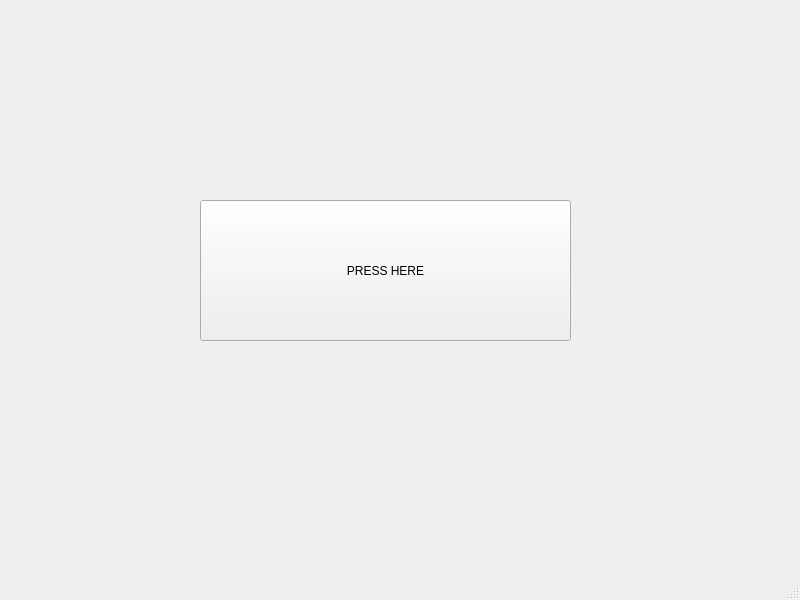
<?xml version="1.0" encoding="UTF-8"?>
<ui version="4.0">
 <class>MainWindow</class>
 <widget class="QMainWindow" name="MainWindow">
  <property name="geometry">
   <rect>
    <x>0</x>
    <y>0</y>
    <width>800</width>
    <height>600</height>
   </rect>
  </property>
  <property name="windowTitle">
   <string>MainWindow</string>
  </property>
  <widget class="QWidget" name="centralwidget">
   <widget class="QPushButton" name="pushButton">
    <property name="geometry">
     <rect>
      <x>200</x>
      <y>200</y>
      <width>371</width>
      <height>141</height>
     </rect>
    </property>
    <property name="text">
     <string>PRESS HERE</string>
    </property>
   </widget>
  </widget>
  <widget class="QMenuBar" name="menubar">
   <property name="geometry">
    <rect>
     <x>0</x>
     <y>0</y>
     <width>800</width>
     <height>26</height>
    </rect>
   </property>
  </widget>
  <widget class="QStatusBar" name="statusbar"/>
 </widget>
 <resources/>
 <connections/>
</ui>
